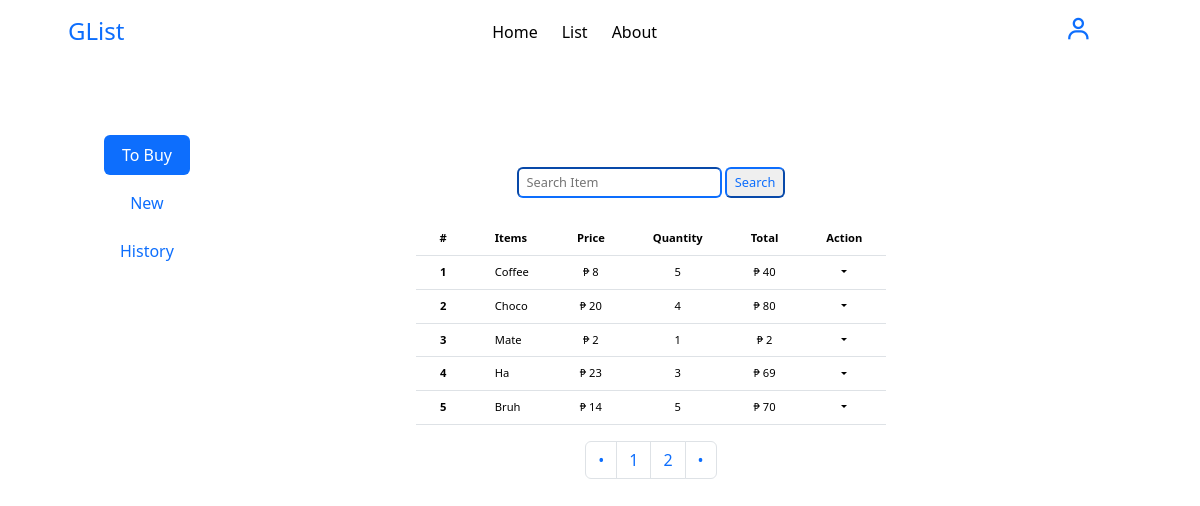
The page / (signed in) on the database its author committed.
### tables this page shows
CREATE TABLE `users` (
  `user_id` int(11) NOT NULL,
  `user_fname` varchar(255) NOT NULL,
  `user_lname` varchar(255) NOT NULL,
  `user_email` varchar(255) NOT NULL,
  `user_pass` text NOT NULL
);

CREATE TABLE `items` (
  `p_id` int(11) NOT NULL,
  `user_id` int(11) NOT NULL,
  `user_items` varchar(255) NOT NULL,
  `user_price` int(32) NOT NULL,
  `quantity` int(11) NOT NULL
);

### index.php (the view, shortened to what this page needs)
<?php
include 'header.php';
?>
<div class="d-flex flex-column flex-md-row mt-5 mx-1 mx-md-5">
    <div class="d-flex justify-content-center ">
        <div class="nav flex-row flex-md-column nav-pills py-4 px-1" id="v-pills-tab" role="tablist" aria-orientation="vertical">
            <button class="nav-link active mx-1 mb-2" id="v-pills-home-tab" data-bs-toggle="pill" data-bs-target="#v-pills-home" type="button" role="tab" aria-controls="v-pills-home" aria-selected="true">To Buy</button>
            <button class="nav-link mx-1 mb-2" id="v-pills-profile-tab" data-bs-toggle="pill" data-bs-target="#v-pills-profile" type="button" role="tab" aria-controls="v-pills-profile" aria-selected="false">New</button>
            <button class="nav-link mx-1 mb-2" id="v-pills-history-tab" data-bs-toggle="pill" data-bs-target="#v-pills-history" type="button" role="tab" aria-controls="v-pills-history" aria-selected="false">History</button>
        </div>
    </div>
    <div class="container-fluid d-flex justify-content-center">
        <div class="tab-content d-flex my-5 justify-content-center" id="v-pills-tabContent" style="width: 100%;">
            <div class="tab-pane fade show active" id="v-pills-home" role="tabpanel" aria-labelledby="v-pills-home-tab" tabindex="0">
                    <div class="container d-flex justify-content-center py-2 mb-3" style="font-size: .8rem">
                        <div class="search_main">
                            <div class="student_search">
                                <form action="" method="POST">
                                    <input class="border-primary rounded-2 px-2 py-1 " type="text" name="user_items" value="" placeholder="Search Item">
                                    <input class="text-primary border-primary rounded-2 px-2 py-1" type="submit" name="search" value="Search">
                                </form>
                            </div>
                        </div>
                    </div>
                <div class="px-4 position-relative" style="font-size: .7rem;">
                    <table class="table">
                        <thead align="center">
                            <tr>
                                <th scope="col" class="px-md-4">#</th>
                                <th scope="col" class="text-start px-md-4">Items</th>
                                <th scope="col" class="px-md-4">Price</th>
                                <th scope="col" class="px-md-4">Quantity</th>
                                <th scope="col" class="px-md-4">Total</th>
                                <th scope="col" class="px-md-4">Action</th>
                            </tr>
                        </thead>
                        <tbody align="center">
                            <?php
                            $id = $_SESSION['u_id'];
                            $getID = $conn->prepare("SELECT COUNT(*) FROM items WHERE user_id=?");
                            $getID->execute([$id]);
                            $totalItems = $getID->fetchColumn();
                            $itemsPerPage = 5;
                            $cnt = 1;
                            $currentPage = isset($_GET['page']) ? max(1, $_GET['page']) : 1;
                            $offset = ($currentPage - 1) * $itemsPerPage;
                            $getItems = $conn->prepare("SELECT * FROM items WHERE user_id=? LIMIT $offset, $itemsPerPage");
                            $getItems->execute([$id]);
                            foreach ($getItems as $selects) { ?>
                                <tr>
                                    <th class="px-md-4" scope="row"><?= $cnt++ ?></th>
                                    <td class="px-md-4" align="start"><?= $selects['user_items'] ?></td>
                                    <td class="px-md-4">₱ <?= $selects['user_price'] ?></td>
                                    <td class="px-md-4"><?= $selects['quantity'] ?></td>
                                    <td class="px-md-4">₱ <?= $selects['user_price'] * $selects['quantity'] ?> </td>
                                    <td class="px-md-4">
                                        <div class="dropdown">
                                            <a class="text-decoration-none dropdown-toggle text-black" role="button" data-bs-toggle="dropdown" aria-expanded="false"></a>
                                        </div>
                                    </td>
                                </tr>
                            <?php } ?>
                        </tbody>
                    </table>
                </div>
                <?php
                if (empty($totalItems)) { ?>
                    <div class="container d-flex justify-content-center ">
                        <nav aria-label="Page navigation example">
                            <ul class="pagination">
                            </ul>
                        </nav>
                    </div>
                <?php } else { ?>
                    <div class="container d-flex justify-content-center ">
                        <nav aria-label="Page navigation example">
                            <ul class="pagination">
                                <li class="page-item">
                                    <a class="page-link user-select-none " aria-label="Previous">
                                        <span aria-hidden="true">•</span>
                                    </a>
                                </li>
                                <?php
                                for ($i = 1; $i <= ceil($totalItems / $itemsPerPage); $i++) { ?>
                                    <li class="page-item">
                                        <a class="page-link" href="?page=<?= $i ?>"><?= $i ?></a>
                                    </li>
                                <?php } ?>
                                <li class="page-item">
                                    <a class="page-link user-select-none" aria-label="Next">
                                        <span aria-hidden="true">•</span>
                                    </a>
                                </li>
                            </ul>
                        </nav>
                    </div>
                <?php } ?>
            </div>
        </div>
    </div>
</div>
</div>
</body>
</html>

### header.php (shortened to what this page needs)
<?php
include 'conn.php';
?>
<!DOCTYPE html>
<html lang="en">
<head>
    <link href="https://cdn.jsdelivr.net/npm/bootstrap@5.3.2/dist/css/bootstrap.min.css" rel="stylesheet">
    <link href='https://unpkg.com/boxicons@2.1.4/css/boxicons.min.css' rel='stylesheet'>
    <link rel="stylesheet" href="style.css">
    <link rel="stylesheet" type="text/css" href="css/bootstrap.css">
</head>
<body>
    <div class="container-fluid vh-100 px-md-5">
        <nav class="navbar navbar-expand bg-body px bg-transparent ">
            <div class="container-fluid">
                <div class="collapse navbar-collapse" id="navbarText">
                    <h4 class="navbar-nav px-2 me-auto text-primary user-select-none ">GList</h4>
                    <ul class="navbar-nav me-auto mb-lg-0 text-center">
                        <a class="nav-link active mx-1" aria-current="page" href="home.php" style="--bs-focus-text-color: rgba(var(--bs-success-rgb), .25)">Home</a>
                        <a class="nav-link active mx-1" aria-current="page" href="index.php">List</a>
                        <a class="nav-link active mx-1" aria-current="page" href="about.php">About</a>
                    </ul>
                    <?php
                    if (isset($_SESSION['logged_in'])) {
                        $userID = $_SESSION['u_id'];
                        $getUser = $conn->prepare("SELECT user_id FROM users WHERE user_id = ?");
                        $getUser->execute([$userID]);
                        foreach ($getUser as $user) { ?>
                            <span class="navbar-text px-lg-5">
                            <div class="dropdown">
                                <a class="dropdown-toggle-transparent bg-transparent btn-outline-none" role="button" data-bs-toggle="dropdown" aria-expanded="false"><i class='bx bx-user text-primary ' style="font-size: 1.7rem;"></i></a>
                            </div>
                        </span>
                        <?php } ?>
                    <?php } ?>
                </div>
            </div>
        </nav>

### header.php (style rules this page uses)
* { font-family: 'Segoe UI', Tahoma, Geneva, Verdana, sans-serif; }

### rows shown on the page
items: user_items "Coffee", user_price "8", quantity "5", $selects['user_price'] * $selects['quantity'] "40"
items: user_items "Choco", user_price "20", quantity "4", $selects['user_price'] * $selects['quantity'] "80"
items: user_items "Mate", user_price "2", quantity "1", $selects['user_price']*$selects['quantity'] "2"
items: user_items "Ha", user_price "23", quantity "3", $selects['user_price'] * $selects['quantity'] "69"
items: user_items "Bruh", user_price "14", quantity "5", $selects['user_price'] * $selects['quantity'] "70"
